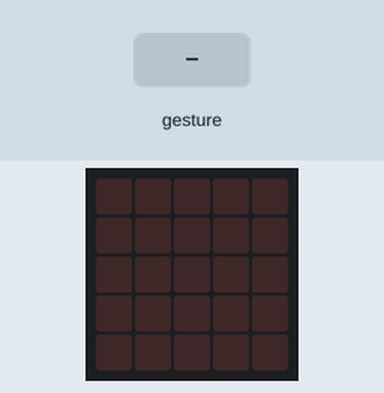
Recording of a program running on a simulated BBC micro:bit (MakeCode). Shown: the board's 5×5 LED display. The test bench sets the inputs (shaded band). Random numbers come from a fixed seed; a tilt is held for 1.5 s and a shake lasts 1 s, then the board lies face up again.

Above: at 1.2 s.
1.3 s: gesture 'shake'
At 2.7 s:
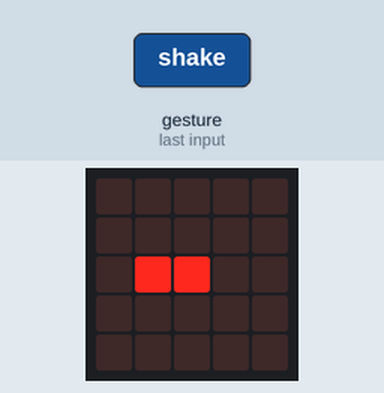
3.0 s: gesture 'shake'
At 4.2 s:
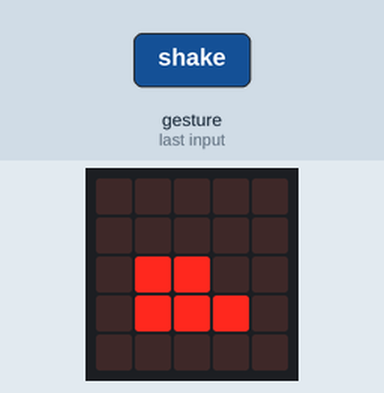
4.7 s: gesture 'shake'
At 5.5 s:
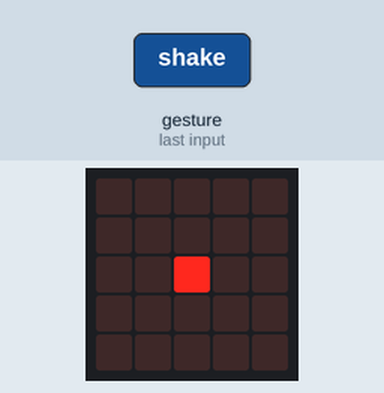
6.4 s: gesture 'shake'
At 8.0 s:
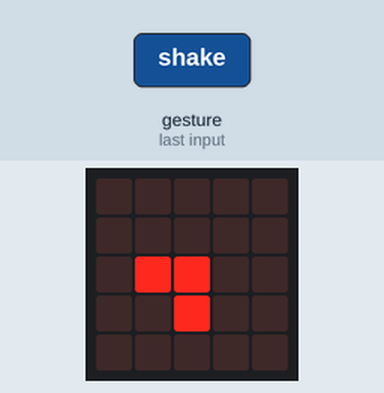
Timing chart, 0 to 9.1 s (numbered marks = the images above; inputs shaded):
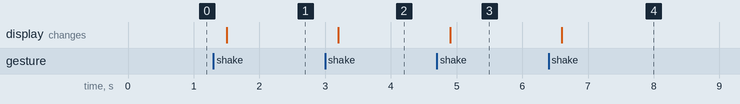

Measured:
- after the input at 1.3 s, the display: changes after 0.20 s (image 1)
- after the input at 3.0 s, the display: changes after 0.20 s (image 2)
- after the input at 4.7 s, the display: changes after 0.20 s (image 3)
- after the input at 6.4 s, the display: changes after 0.20 s (image 4)

The program:

main.ts
```typescript
let number = 0
input.onGesture(Gesture.Shake, function () {
    basic.clearScreen()
    number = randint(1, 6)
    if (number == 1) {
        basic.showLeds(`
            . . . . .
            . . . . .
            . . # . .
            . . . . .
            . . . . .
            `)
    } else if (number == 2) {
        basic.showLeds(`
            . . . . .
            . . . . .
            . # # . .
            . . . . .
            . . . . .
            `)
    } else if (number == 3) {
        basic.showLeds(`
            . . . . .
            . . . . .
            . # # . .
            . . # . .
            . . . . .
            `)
    } else if (number == 4) {
        basic.showLeds(`
            . . . . .
            . . . . .
            . # # . .
            . # # . .
            . . . . .
            `)
    } else if (number == 5) {
        basic.showLeds(`
            . . . . .
            . . . . .
            . # # . .
            . # # # .
            . . . . .
            `)
    } else if (number == 6) {
        basic.showLeds(`
            . . . . .
            . . . . .
            . # # # .
            . # # # .
            . . . . .
            `)
    }
})
```

test.ts
```typescript
// testes vão aqui; isto não será compilado quando este pacote for usado como uma extensão.
```
